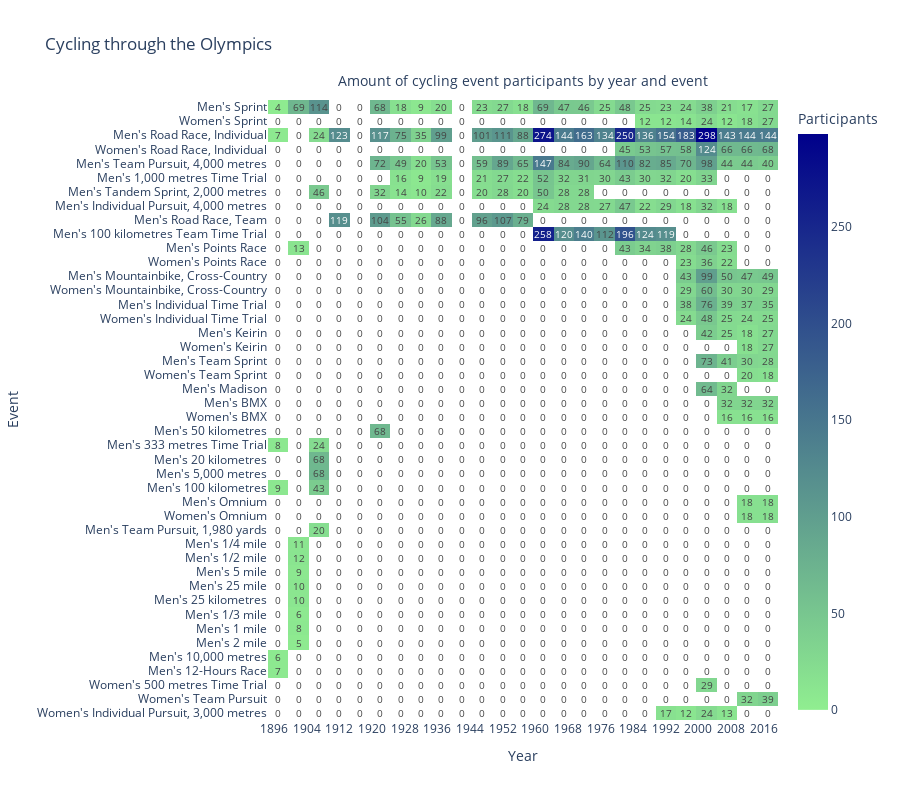

Write notebook code for a chart like this one.
### Markdown cell above
### Panagiotis: Cycling (you knew it)

The Olympic games, like most organized sports, has historically excluded women.\
For this reason we'll compare cycling participation of each event over the years, split by gender.\
\
As we can see, women have only been allowed to compete since 1980, and even then it was only one discipline.\
Participation increased slowly, and in 1996 when the more modern MTB and TT events were introduced women were ready at the start.\
Since 2012 the cycling events are homogenous - women and men participate in the same, albeit separated, disciplines.

### Code cell
cycling_df = orig_df[orig_df["Sport"] == "Cycling"].copy()

def base_event(event):
    event = event.replace("Cycling ", "")
    event = event.replace("Men's ", "")
    event = event.replace("Women's ", "")
    return event

cycling_df.loc[:, "Base Event"] = cycling_df["Event"].apply(base_event)

unique_base_events = cycling_df["Base Event"].unique()

men_event_amount = (cycling_df[cycling_df["Sex"] == "M"].groupby("Base Event")["Year"].nunique())
sorted_base_events = sorted(unique_base_events, key=lambda x: men_event_amount.get(x, 0), reverse=True)

cycling_df["Grouped Event"] = cycling_df.apply(lambda row: f"{"Men's" if row["Sex"] == "M" else "Women's"} {row["Base Event"]}", axis=1)

heatmap_data = cycling_df.groupby(["Grouped Event", "Year"])["ID"].count().reset_index()
heatmap_data["Base Event"] = heatmap_data["Grouped Event"].apply(lambda x: x.split(" ", 1)[1])

heatmap_data["Base Event Order"] = heatmap_data["Base Event"].apply(lambda x: sorted_base_events.index(x))
heatmap_data["Gender"] = heatmap_data["Grouped Event"].apply(lambda x: x.split(" ", 1)[0])
heatmap_data = heatmap_data.sort_values(by=["Base Event Order", "Gender"])

heatmap_data = heatmap_data.drop(columns=["Base Event", "Base Event Order", "Gender"])
heatmap_data = heatmap_data.iloc[::-1]

color_scale = [[0.0, "white"], [0.001, "lightgreen"], [1.0, "darkblue"]]

fig = px.density_heatmap(
    heatmap_data,
    x="Year",
    y="Grouped Event",
    z="ID",
    nbinsx=int((cycling_df["Year"].max()-cycling_df["Year"].min()+4)/4),
    color_continuous_scale=color_scale,
    title="Cycling through the Olympics",
    labels={"ID": "Number of Participants"},
    height=800,
    text_auto=True,
)

end_year = cycling_df["Year"].max()
tick_vals = list(range(1896, end_year + 1, 8))


fig.update_layout(
    xaxis_title="Year",
    yaxis_title="Event",
    coloraxis_colorbar={"title": "Participants"},
    xaxis=dict(tickmode="array", tickvals=tick_vals)
    
)

fig.add_annotation(
    text="Amount of cycling event participants by year and event", xref="paper", yref="paper", x=0.5, y=1.05, showarrow=False, font=dict(size=14))

fig.show()

### Figure 1 — Plotly figure (JSON) as saved in the notebook; plotly's stock layout.template omitted (floating-point values rounded to 4 significant figures; data arrays with more than 128 entries replaced by an {"elided": "..."} marker saying what was removed)
{"data": [{"coloraxis": "coloraxis", "histfunc": "sum", "hovertemplate": "Year=%{x}<br>Grouped Event=%{y}<br>sum of Number of Participants=%{z}<extra></extra>", "name": "", "nbinsx": 31, "texttemplate": "%{z}", "type": "histogram2d", "x": {"elided": "248 int values"}, "xaxis": "x", "xbingroup": "x", "y": {"elided": "248 str values"}, "yaxis": "y", "ybingroup": "y", "z": {"elided": "248 int values"}}], "layout": {"annotations": [{"font": {"size": 14}, "showarrow": false, "text": "Amount of cycling event participants by year and event", "x": 0.5, "xref": "paper", "y": 1.05, "yref": "paper"}], "coloraxis": {"colorbar": {"title": {"text": "Participants"}}, "colorscale": [[0, "white"], [0.001, "lightgreen"], [1, "darkblue"]]}, "height": 800, "legend": {"tracegroupgap": 0}, "title": {"text": "Cycling through the Olympics"}, "xaxis": {"anchor": "y", "domain": [0, 1], "tickmode": "array", "tickvals": [1896, 1904, 1912, 1920, 1928, 1936, 1944, 1952, 1960, 1968, 1976, 1984, 1992, 2000, 2008, 2016], "title": {"text": "Year"}}, "yaxis": {"anchor": "x", "domain": [0, 1], "title": {"text": "Event"}}}}
